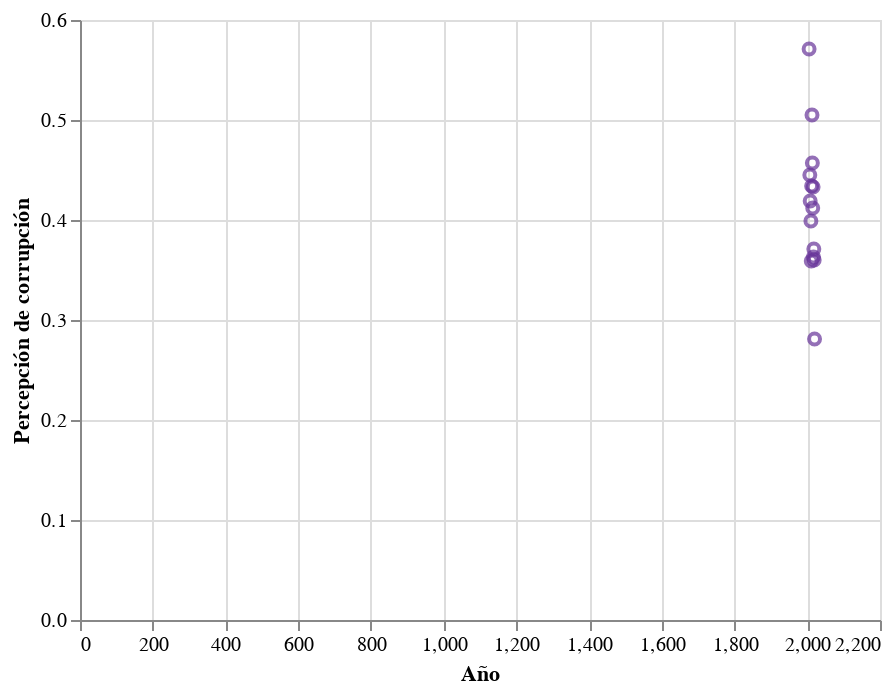

The code cell stored with this chart in its notebook:
### Code cell
g3b= alt.Chart(rfmpb).mark_point(color = 'rebeccapurple').encode(alt.X('year', title = 'Año'), y = alt.Y('Perceptions of corruption', title = 'Percepción de corrupción')).interactive()
g3b

### Figure 1 — Vega-Lite specification as saved in the notebook (floating-point values rounded to 4 significant figures)
{"usermeta": {"embedOptions": {"theme": "urbaninstitute"}}, "config": {"view": {"continuousWidth": 400, "continuousHeight": 300}}, "data": {"name": "data-d1e114136e70984e99677a780eb892af"}, "mark": {"type": "point", "color": "rebeccapurple"}, "encoding": {"x": {"type": "quantitative", "field": "year", "title": "Año"}, "y": {"type": "quantitative", "field": "Perceptions of corruption", "title": "Percepción de corrupción"}}, "selection": {"selector033": {"type": "interval", "bind": "scales", "encodings": ["x", "y"]}}, "$schema": "https://vega.github.io/schema/vega-lite/v4.8.1.json", "datasets": {"data-d1e114136e70984e99677a780eb892af": [{"Country name": "Netherlands", "year": 2005, "Log GDP per capita": 10.81, "Healthy life expectancy at birth": 70.4, "Perceptions of corruption": 0.571}, {"Country name": "Netherlands", "year": 2007, "Log GDP per capita": 10.88, "Healthy life expectancy at birth": 70.8, "Perceptions of corruption": 0.445}, {"Country name": "Netherlands", "year": 2008, "Log GDP per capita": 10.9, "Healthy life expectancy at birth": 71.0, "Perceptions of corruption": 0.419}, {"Country name": "Netherlands", "year": 2010, "Log GDP per capita": 10.86, "Healthy life expectancy at birth": 71.4, "Perceptions of corruption": 0.399}, {"Country name": "Netherlands", "year": 2011, "Log GDP per capita": 10.88, "Healthy life expectancy at birth": 71.52, "Perceptions of corruption": 0.359}, {"Country name": "Netherlands", "year": 2012, "Log GDP per capita": 10.86, "Healthy life expectancy at birth": 71.64, "Perceptions of corruption": 0.434}, {"Country name": "Netherlands", "year": 2013, "Log GDP per capita": 10.86, "Healthy life expectancy at birth": 71.76, "Perceptions of corruption": 0.505}, {"Country name": "Netherlands", "year": 2014, "Log GDP per capita": 10.87, "Healthy life expectancy at birth": 71.88, "Perceptions of corruption": 0.457}, {"Country name": "Netherlands", "year": 2015, "Log GDP per capita": 10.88, "Healthy life expectancy at birth": 72.0, "Perceptions of corruption": 0.412}, {"Country name": "Netherlands", "year": 2016, "Log GDP per capita": 10.9, "Healthy life expectancy at birth": 72.1, "Perceptions of corruption": 0.433}, {"Country name": "Netherlands", "year": 2017, "Log GDP per capita": 10.92, "Healthy life expectancy at birth": 72.2, "Perceptions of corruption": 0.363}, {"Country name": "Netherlands", "year": 2018, "Log GDP per capita": 10.94, "Healthy life expectancy at birth": 72.3, "Perceptions of corruption": 0.371}, {"Country name": "Netherlands", "year": 2019, "Log GDP per capita": 10.95, "Healthy life expectancy at birth": 72.4, "Perceptions of corruption": 0.36}, {"Country name": "Netherlands", "year": 2020, "Log GDP per capita": 10.9, "Healthy life expectancy at birth": 72.5, "Perceptions of corruption": 0.281}]}}
